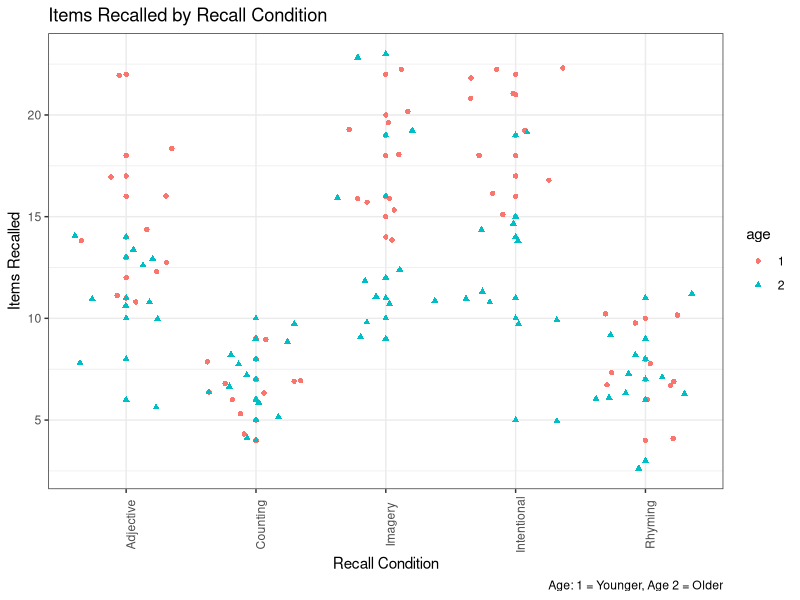
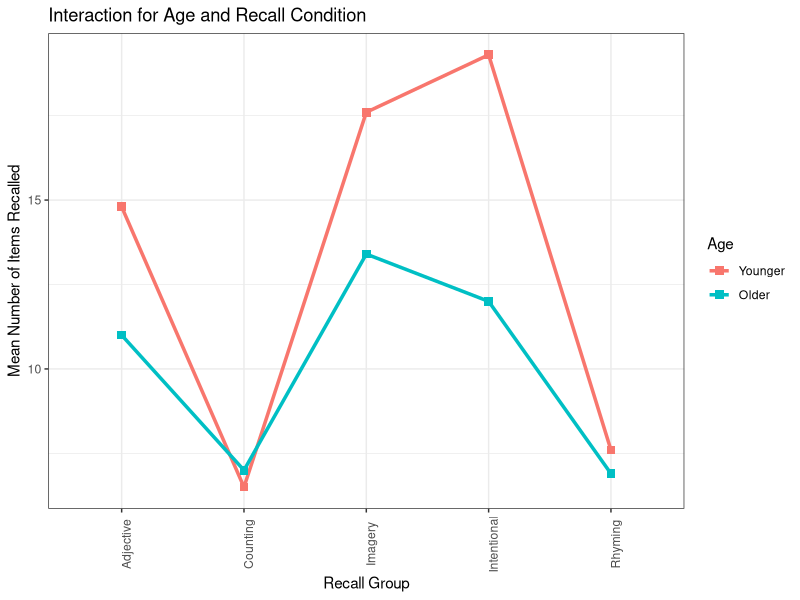
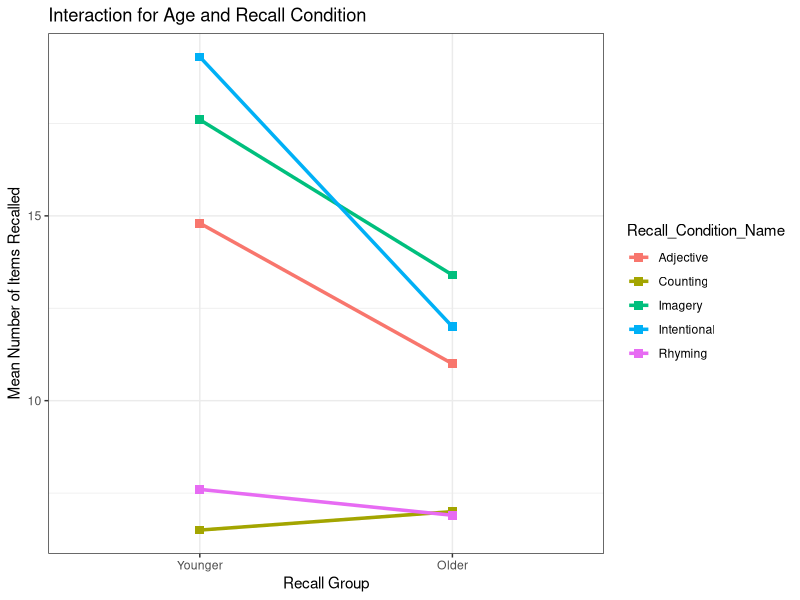
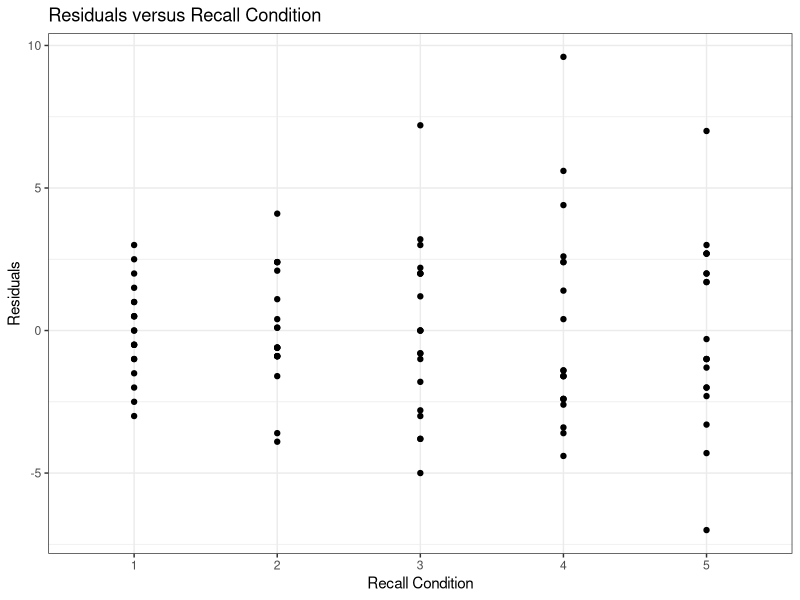
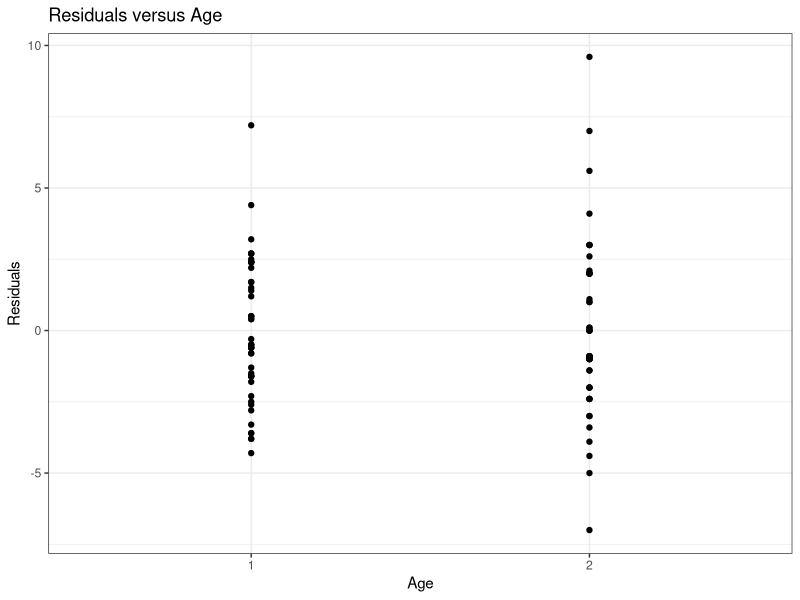
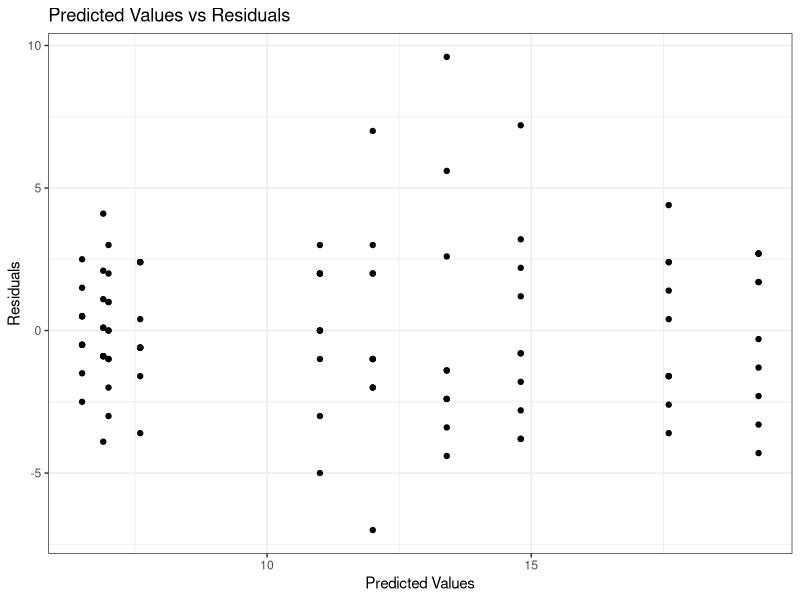
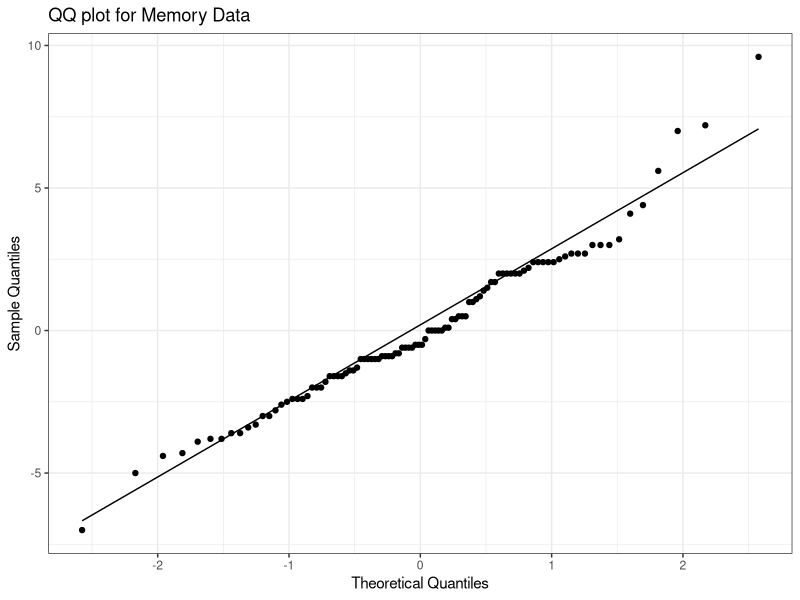

The R script that drew these images, in order:
## ---- chunk 1
library(knitr)
#install the tidyverse library (do this once)
#install.packages("tidyverse")
library(tidyverse)
knitr::opts_chunk$set(echo = FALSE, message = FALSE, warning = FALSE, fig.width = 4, fig.height = 4, tidy = TRUE)
## ---- chunk 2
#code for prob1a

##import dataset
library(readr)
memory <- read_csv("memory.csv")
library(ggplot2)

#convert our data to factors
memory$age <- as.factor(memory$Age)
levels(memory$Age) <- c("Younger", "Older")

ggplot(memory) +
  theme_bw() +
  geom_jitter() +
  geom_point() + 
  theme(axis.text.x = element_text(angle = 90)) +
  aes(x = Recall_Condition_Name,
      y = Items_Recalled,
      shape = age,
      color = age) +
  labs(
    title = "Items Recalled by Recall Condition",
    caption = "Age: 1 = Younger, Age 2 = Older",
    x = "Recall Condition",
    y = "Items Recalled"
  ) 

## ---- chunk 3
#code for prob1b

## get the means for each group
memory$Age = as.factor(memory$Age)
memory$Recall_Condition = as.factor(memory$Recall_Condition)
#rename the factor variable Age to younger and older
levels(memory$Age) <- c("Younger", "Older")


memory %>%
  group_by(Recall_Condition_Name, Age) %>%
  summarize(trtmean = mean(Items_Recalled),
            sd = sd(Items_Recalled)) -> groupsummary2

## create interaction plots
#plot one
p1 <- ggplot(groupsummary2, aes(Recall_Condition_Name, trtmean)) +
  theme_bw() +
  theme(axis.text.x = element_text(angle = 90)) +
  geom_line(size = 1.2, aes(group = Age, color = Age)) +
  geom_point(size = 2.6, aes(color = Age), shape = 15) +
  labs(
    title = "Interaction for Age and Recall Condition",
    x = "Recall Group",
    y = "Mean Number of Items Recalled"
  ) 
p1
## ---- chunk 4
#code for probb- continued
#plot two
p2 <- ggplot(groupsummary2, aes(Age, trtmean)) +
  theme_bw() +
  geom_line(size = 1.2, aes(group = Recall_Condition_Name, color = Recall_Condition_Name)) +
  geom_point(size = 2.6, aes(color = Recall_Condition_Name), shape = 15) +
  labs(
    title = "Interaction for Age and Recall Condition",
    x = "Recall Group",
    y = "Mean Number of Items Recalled"
  ) 
p2
## ---- chunk 5
#code for prob1c

## ---- chunk 6
#code for prob1d
model <- lm(Items_Recalled ~ Recall_Condition + Age + Recall_Condition*Age, data = memory)
anova <- anova(model)
(anova)
kable(anova)
## ---- chunk 7
#code for prob1e
model <- lm(Items_Recalled ~ Recall_Condition + age + Recall_Condition*age, data = memory)

## plot one: residuals versus recall condition
ggplot(model, aes(x=Recall_Condition,y=model$residuals)) + 
  theme_bw() +
  geom_point() + 
  ggtitle("Residuals versus Recall Condition") + 
  xlab("Recall Condition") + ylab("Residuals") 
## plot two: residuals versus age
ggplot(model, aes(x=age,y=model$residuals)) + 
  theme_bw() + 
  geom_point() + 
  ggtitle("Residuals versus Age") + 
  xlab("Age") + ylab("Residuals") 
## plot three: residuals versus predicted values
ggplot(model, aes(x=model$fitted.values,y=model$residuals)) + 
  theme_bw() + 
  geom_point() + 
  ggtitle("Predicted Values vs Residuals") + 
  xlab("Predicted Values") + ylab("Residuals") 
## plot four: QQplot of residuals
ggplot(model,aes(sample=model$residuals)) + 
  stat_qq() + 
  stat_qq_line() +
  xlab("Theoretical Quantiles") + 
  ylab("Sample Quantiles") + 
  ggtitle("QQ plot for Memory Data") + 
  theme_bw()

## ---- chunk 8
#code for prob1f
memory$age = as.factor(memory$age)
model <- lm(Items_Recalled ~ Recall_Condition + age + Recall_Condition*age, data = memory)

library(emmeans)
lsmeans(model, pairwise ~ "age")
lsmeans(model, pairwise ~ "Recall_Condition")

## ---- chunk 9
#code for prob1g

model <- lm(Items_Recalled ~ Recall_Condition + as.numeric(age) + Recall_Condition*as.numeric(age), data = memory)
lsmeans(model, pairwise ~ Recall_Condition|as.numeric(age))
## ---- chunk 10
#code for prob1h
